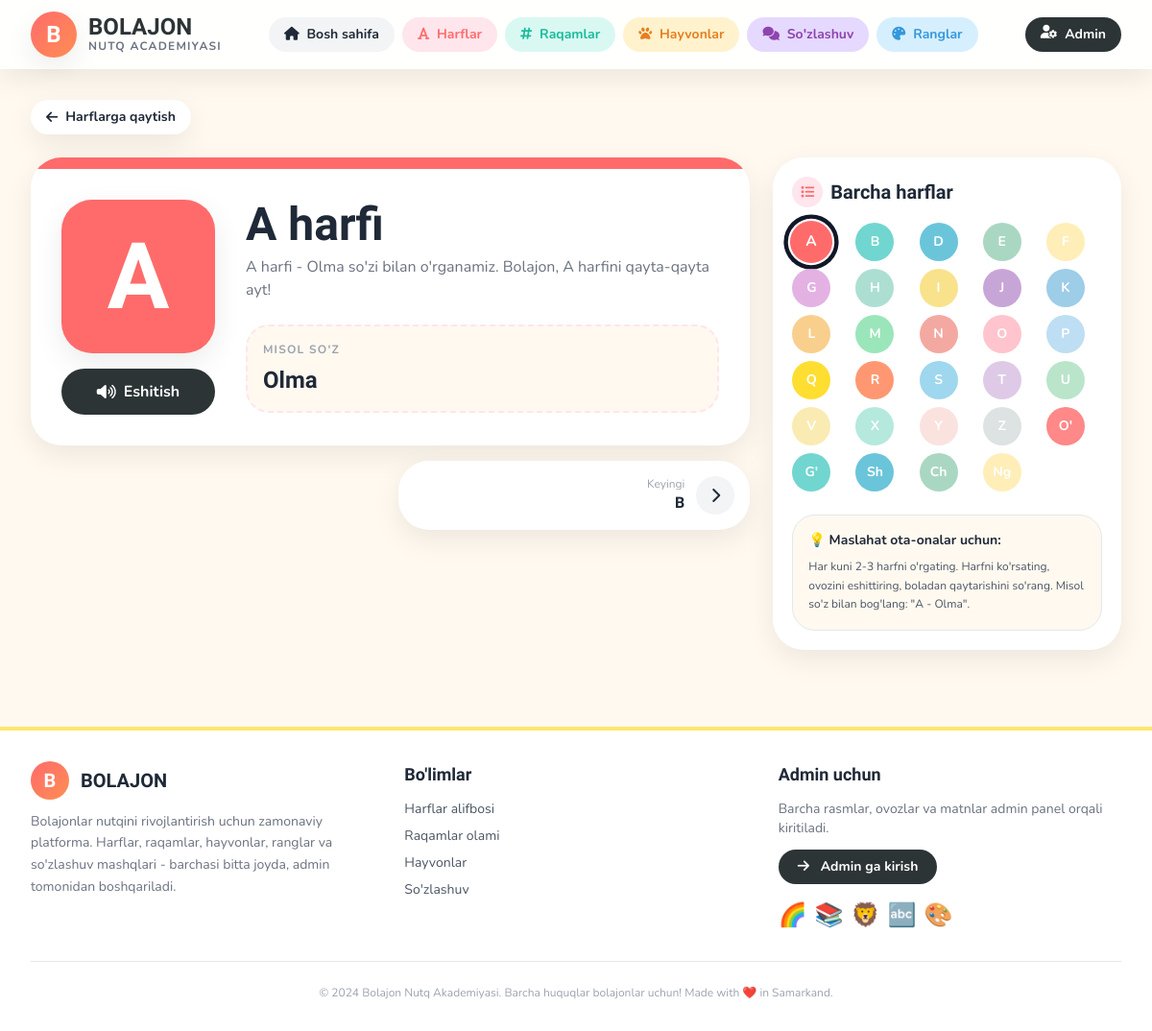
The page /harflar/1/ on the database its author committed.
### core/models.py (models this page shows, shortened)
class Letter(models.Model):
    char = models.CharField(max_length=5, verbose_name="Harf", help_text="Masalan: A, B, D...")
    name = models.CharField(max_length=100, verbose_name="Harf nomi", help_text="Masalan: A harfi")
    image = models.ImageField(upload_to='letters/images/', verbose_name="Harf rasmi", blank=True, null=True)
    audio = models.FileField(upload_to='letters/audios/', verbose_name="Harf talaffuzi (ovoz)", blank=True, null=True, help_text="MP3, WAV")
    example_word = models.CharField(max_length=100, verbose_name="Misoldagi so'z", help_text="Masalan: Olma", blank=True)
    example_image = models.ImageField(upload_to='letters/examples/', verbose_name="Misol rasmi", blank=True, null=True)
    example_audio = models.FileField(upload_to='letters/examples/audio/', verbose_name="Misol so'z ovozi", blank=True, null=True)
    description = models.TextField(verbose_name="Qisqacha tavsif", blank=True, help_text="Bolalar uchun harf haqida")
    color = models.CharField(max_length=20, default="#FF6B6B", verbose_name="Fon rangi (HEX)", help_text="Masalan: #FF6B6B")
    order = models.PositiveIntegerField(default=0, verbose_name="Tartib raqami")
    is_active = models.BooleanField(default=True, verbose_name="Faolmi?")
    class Meta:
        verbose_name = "Harf"
        verbose_name_plural = "Harflar"
        ordering = ['order', 'char']

### core/views.py (the view)
# urls.py: path('harflar/<int:pk>/', views.letter_detail, name='letter_detail'),
def letter_detail(request, pk):
    letter = get_object_or_404(Letter, pk=pk, is_active=True)
    all_letters = Letter.objects.filter(is_active=True).order_by('order')
    prev_letter = Letter.objects.filter(is_active=True, order__lt=letter.order).order_by('-order').first()
    next_letter = Letter.objects.filter(is_active=True, order__gt=letter.order).order_by('order').first()
    if not next_letter:
        next_letter = Letter.objects.filter(is_active=True, pk__gt=letter.pk).order_by('pk').first()
    if not prev_letter:
        prev_letter = Letter.objects.filter(is_active=True, pk__lt=letter.pk).order_by('-pk').first()
    context = {
        'letter': letter,
        'all_letters': all_letters,
        'prev_letter': prev_letter,
        'next_letter': next_letter,
    }
    return render(request, 'core/letter_detail.html', context)

### templates/core/letter_detail.html (shortened to what this page needs)
{% extends 'base.html' %}
{% block content %}
<div class="flex justify-between items-center mb-6">
<a href="{% url 'letter_list' %}" class="inline-flex items-center gap-2 px-4 py-2 bubble bg-white shadow-soft text-sm font-bold hover:bg-gray-50"><i class="fa-solid fa-arrow-left"></i> Harflarga qaytish</a>
</div>
<div class="grid lg:grid-cols-3 gap-6">
    <div class="lg:col-span-2">
        <div class="bubble-lg bg-white shadow-soft overflow-hidden">
            <div class="h-3" style="background: {{ letter.color }}"></div>
            <div class="p-6 lg:p-8">
                <div class="flex flex-col md:flex-row gap-8 items-center">
                    <div class="flex-shrink-0">
                        <div class="w-40 h-40 bubble-lg flex items-center justify-center text-8xl font-extrabold baloo text-white shadow-soft float" style="background: {{ letter.color }}">{{ letter.char }}</div>
                        <button onclick="playAudio('{{ letter.audio.url }}')" class="mt-4 w-full py-3 bubble bg-[#2D3436] text-white font-bold flex items-center justify-center gap-2 hover:bg-black transition audio-btn">
                            <i class="fa-solid fa-volume-high"></i> Eshitish
                        </button>
                    </div>
                    <div class="flex-1 text-center md:text-left">
                        <h1 class="baloo text-5xl font-extrabold mb-2">{{ letter.name }}</h1>
                        <p class="text-gray-500 mb-6">{{ letter.description|default:"Bu harfni qayta-qayta eshitib, o'zingiz ham ayting!" }}</p>
                        {% if letter.example_word %}
                        <div class="bubble bg-[#FFF9F0] p-4 border-2 border-dashed border-[#FFE5EC]">
                            <p class="text-xs font-bold text-gray-400 tracking-widest mb-2">MISOL SO'Z</p>
                            <div class="flex items-center gap-4">
                                <div>
                                    <h3 class="baloo text-2xl font-extrabold">{{ letter.example_word }}</h3>
                                </div>
                            </div>
                        </div>
                        {% endif %}
                    </div>
                </div>
            </div>
        </div>
        <div class="grid grid-cols-2 gap-4 mt-4">
            {% if prev_letter %}
            <a href="{% url 'letter_detail' prev_letter.pk %}" class="bubble-lg bg-white p-4 shadow-soft flex items-center gap-3 hover:shadow-hover transition">
                <div class="w-10 h-10 bubble bg-gray-100 flex items-center justify-center"><i class="fa-solid fa-chevron-left"></i></div>
                <div><p class="text-xs text-gray-400">Oldingi</p><p class="font-bold baloo">{{ prev_letter.char }}</p></div>
            </a>
            {% else %}
            <div></div>
            {% endif %}
            {% if next_letter %}
            <a href="{% url 'letter_detail' next_letter.pk %}" class="bubble-lg bg-white p-4 shadow-soft flex items-center justify-end gap-3 hover:shadow-hover transition text-right">
                <div><p class="text-xs text-gray-400">Keyingi</p><p class="font-bold baloo">{{ next_letter.char }}</p></div>
                <div class="w-10 h-10 bubble bg-gray-100 flex items-center justify-center"><i class="fa-solid fa-chevron-right"></i></div>
            </a>
            {% endif %}
        </div>
    </div>
    <div class="bubble-lg bg-white p-5 shadow-soft h-fit">
        <h3 class="baloo font-extrabold text-xl mb-4 flex items-center gap-2"><span class="w-8 h-8 bubble bg-[#FFE5EC] flex items-center justify-center text-[#FF6B6B] text-sm"><i class="fa-solid fa-list"></i></span> Barcha harflar</h3>
        <div class="grid grid-cols-5 gap-2">
            {% for l in all_letters %}
            <a href="{% url 'letter_detail' l.pk %}" class="w-10 h-10 bubble flex items-center justify-center font-bold text-white text-sm transition {% if l.pk == letter.pk %}ring-4 ring-gray-900 ring-offset-2 scale-110{% else %}opacity-80 hover:opacity-100 hover:scale-105{% endif %}" style="background: {{ l.color }}">{{ l.char }}</a>
            {% endfor %}
        </div>
        <div class="mt-6 p-4 bubble bg-[#FFF9F0] border">
            <p class="font-bold text-sm mb-2">💡 Maslahat ota-onalar uchun:</p>
            <p class="text-xs text-gray-600 leading-relaxed">Har kuni 2-3 harfni o'rgating. Harfni ko'rsating, ovozini eshittiring, boladan qaytarishini so'rang. Misol so'z bilan bog'lang: "{{ letter.char }} - {{ letter.example_word|default:'Olma' }}".</p>
        </div>
    </div>
</div>
{% endblock %}

### templates/base.html (style rules this page uses)
body { font-family: 'Nunito', sans-serif; }
.baloo { font-family: 'Baloo 2', cursive; }
.bubble { border-radius: 24px; }
.bubble-lg { border-radius: 32px; }
.shadow-soft { box-shadow: 0 10px 30px rgba(0,0,0,0.08); }
.float { animation: float 3s ease-in-out infinite; }
.audio-btn { transition: all 0.2s; }

### rows shown on the page
Letter: char "A", name "A harfi", description "A harfi - Olma so'zi bilan o'rganamiz. Bolajon, A harfini qayta-qayta ayt!", example_word "Olma"
Letter: char "B"
Letter: char "D"
Letter: char "E"
Letter: char "G"
Letter: char "H"
Letter: char "I"
Letter: char "J"
Letter: char "K"
Letter: char "L"
Letter: char "M"
Letter: char "N"
Letter: char "O"
Letter: char "P"
Letter: char "Q"
Letter: char "R"
Letter: char "S"
Letter: char "T"
Letter: char "U"
Letter: char "V"
Letter: char "X"
Letter: char "Y"
Letter: char "Z"
Letter: char "O'"
Letter: char "G'"
Letter: char "Sh"
Letter: char "Ch"
